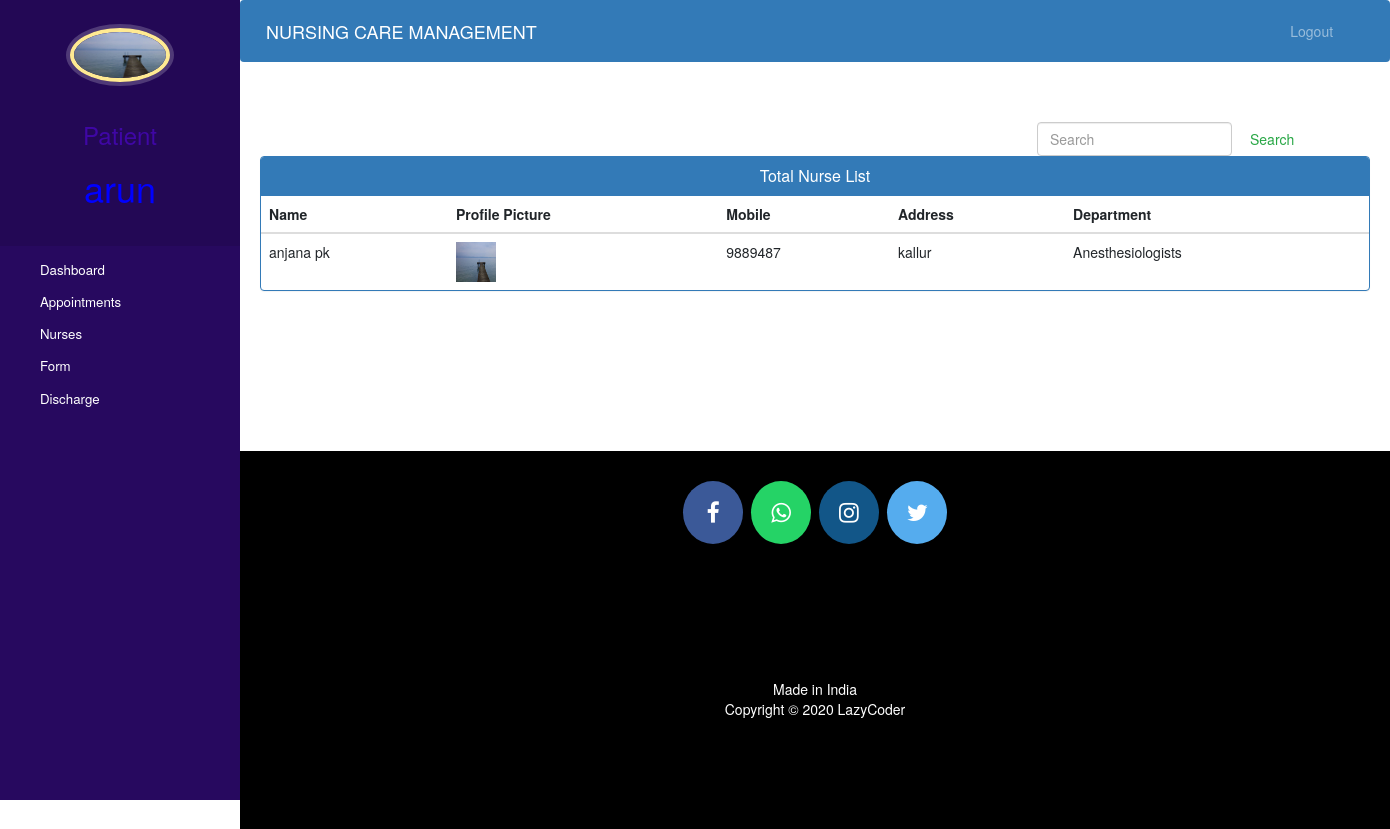
Screenshot of /patient-view-doctor (signed in) with the database file from the repository.
### hospital/models.py (models this page shows, shortened)
class Patient(models.Model):
    user=models.OneToOneField(User,on_delete=models.CASCADE)
    profile_pic= models.ImageField(upload_to='profile_pic/PatientProfilePic/',null=True,blank=True)
    address = models.CharField(max_length=40)
    mobile = models.CharField(max_length=20,null=True)
    symptoms = models.CharField(max_length=100,null=False)
    assignedDoctorId = models.PositiveIntegerField(null=True)
    admitDate=models.DateField(auto_now=True)
    status=models.BooleanField(default=False)

class Doctor(models.Model):
    user=models.OneToOneField(User,on_delete=models.CASCADE)
    profile_pic= models.ImageField(upload_to='profile_pic/DoctorProfilePic/',null=True,blank=True)
    address = models.CharField(max_length=40)
    mobile = models.CharField(max_length=20,null=True)
    department= models.CharField(max_length=50,choices=departments,default='Cardiologist')
    status=models.BooleanField(default=False)
    @property
    def get_name(self):
        return self.user.first_name+" "+self.user.last_name

### hospital/views.py (the view)
# urls.py: path('patient-view-doctor', views.patient_view_doctor_view,name='patient-view-doctor'),
def patient_view_doctor_view(request):
    doctors=models.Doctor.objects.all().filter(status=True)
    patient=models.Patient.objects.get(user_id=request.user.id) #for profile picture of patient in sidebar
    return render(request,'hospital/patient_view_doctor.html',{'patient':patient,'doctors':doctors})

### templates/hospital/patient_view_doctor.html (shortened to what this page needs)
{% extends 'hospital/patient_base.html' %}
{% block content %}
{%load static%}
<head>
  <link href="//netdna.bootstrapcdn.com/bootstrap/3.0.0/css/bootstrap.min.css" rel="stylesheet" id="bootstrap-css">
</head>
<div class="container">
    <form  action="/searchdoctor" method="get" style="margin-left:70%;" class="form-inline my-2 my-lg-0">
      <input class="form-control mr-sm-2" type="search" placeholder="Search" name="query" id="query" aria-label="Search">
      <button class="btn btn-outline-success my-2 my-sm-0" type="submit">Search</button>
    </form>
  {% if doctors %}
  <div class="panel panel-primary">
    <div class="panel-heading">
      <h6 class="panel-title"> Total Nurse List</h6>
    </div>
    <table class="table table-hover" id="dev-table">
        <thead>
          <tr>
            <th>Name</th>
            <th>Profile Picture</th>
            <th>Mobile</th>
            <th>Address</th>
            <th>Department</th>
          </tr>
        </thead>
        {% for d in doctors %}
        <tr>
          <td> {{d.get_name}}</td>
          <td> <img src="{% static d.profile_pic.url %}" alt="Profile Pic" height="40px" width="40px" /></td>
          <td>{{d.mobile}}</td>
          <td>{{d.address}}</td>
          <td>{{d.department}}</td>
        </tr>
        {% endfor %}
      </table>
  </div>
  {%else%}
  <br><br><br>
  <h4 style="text-align: center;color: red;">No Nurse Found !!!</h4>
  {% endif %}
</div>
{% endblock content %}

### templates/hospital/patient_base.html (shortened to what this page needs)
<!DOCTYPE html>
{% load static %}
<html lang="en">
<head>
  <link rel="stylesheet" href="https://stackpath.bootstrapcdn.com/bootstrap/4.3.1/css/bootstrap.min.css">
  <link rel="stylesheet" href="https://maxcdn.bootstrapcdn.com/font-awesome/4.7.0/css/font-awesome.min.css">
</head>
<body>
  <nav class="menu" tabindex="0">
    <header class="avatar">
      <img src="{% static patient.profile_pic.url %}" alt="Profile Pic" />
      <br><br>
      <h3 style="color:rgb(63, 7, 165);">Patient</h3>
      <h1 style="color:blue;"> {{request.user.first_name}}</h1>
    </header>
    <ul>
      <li tabindex="0" class="icon-dashboard"> <a style="color:white; text-decoration:none;" href="/patient-dashboard"><span>Dashboard</span></a> </li>
      <li tabindex="0" class="icon-calendar"> <a style="color:white; text-decoration:none;" href="/patient-appointment"><span>Appointments</span></a></li>
      <li tabindex="0" class="icon-users"> <a style="color:white; text-decoration:none;" href="/patient-view-doctor"><span>Nurses</span></a></li>
      <li tabindex="0" class="icon-users"> <a style="color:white; text-decoration:none;" href="/patient-form"><span>Form</span></a></li>
      <li tabindex="0" class="icon-users"> <a style="color:white; text-decoration:none;" href="/patient-discharge"><span>Discharge</span></a></li>
    </ul>
  </nav>
  <main>
    <div class="bs-example">
      <nav class="navbar navbar-expand-md  navbar-dark fixed-top" style="background:#337AB7;">
        <a href="/patient-dashboard" class="navbar-brand">NURSING CARE MANAGEMENT</a>
        <div class="collapse navbar-collapse justify-content-between" id="navbarCollapse">
          <div class="navbar-nav" style=" margin-left: 90%;">
            <a href="/logout" class="nav-item nav-link">Logout</a>
          </div>
        </div>
      </nav>
    </div>
    <br><br>
    {% block content %}
    {% endblock content %}
    <br><br><br><br><br><br><br>
    <footer>
      <p>
        <a id="ftr" href="https://facebook.com/sumit.luv/" class="fa fa-facebook"></a>
        <a id="ftr" href="https://api.whatsapp.com/send?phone=919572181024&text=Hello%20Sumit.%0d%0aHow%20are%20you%20%3f%0d%0aI%20came%20from%20your%20website.&source=&data=#" class="fa fa-whatsapp"></a>
        <a id="ftr" href="https://instagram.com/sumit.luv" class="fa fa-instagram"></a>
        <a id="ftr" href="https://twitter.com/sumitkumar1503" class="fa fa-twitter"></a>
      </p>
      <br>
      <div class="container">
        <div class="row">
          <div class="col-md-12 col-sm-12">
            <div style="color:#ffffff;" class="wow fadeInUp footer-copyright">
              <p>Made in India <br>
                Copyright &copy; 2020 LazyCoder </p>
            </div>
          </div>
        </div>
      </div>
    </footer>
  </main>
</body>
</html>

### templates/hospital/patient_base.html (style rules this page uses)
a:link { text-decoration: none; }
a { color: white; }
footer { padding: 0px 0px 0px 0px; background-color: black; margin: 0px; }
#ftr { padding: 20px; }
.fa { font-size: 23px; width: 60px; text-align: center; text-decoration: none; margin: 5px 2px; border-radius: 50%; }
.fa-facebook { background: #3B5998; color: white; margin-top: 30px; }
.fa-whatsapp { background: #25d366; color: white; }
.fa-twitter { background: #55ACEE; color: white; }
.fa-instagram { background: #125688; color: white; }
p { text-align: center; }
body { padding-left: 240px; }
main { position: relative; height: 100vh; }
.menu { background: #27095f; height: 100vh; width: 240px; position: fixed; top: 0px; left: 0; z-index: 5; outline: none; }
.menu .avatar { background: rgba(0, 0, 0, 0.1); padding: 2em 0.5em; text-align: center; }
.menu .avatar img { width: 100px; border-radius: 50%; overflow: hidden; border: 4px solid #ffea92; box-shadow: 0 0 0 4px rgba(255, 255, 255, 0.2); }
.menu ul { list-style: none; padding: 0.5em 0; margin: 0; }
.menu ul li { padding: 0.5em 1em 0.5em 3em; font-size: 0.95em; font-weight: regular; background-repeat: no-repeat; background-position: left 15px center; background-size: auto 20px; transition: all 0.15s linear; cursor: pointer; }
.menu ul li.icon-dashboard { background-image: url("http://www.entypo.com/images//gauge.svg"); }
.menu ul li.icon-users { background-image: url("http://www.entypo.com/images//users.svg"); }
.menu ul li.icon-calendar { background-image: url("http://www.entypo.com/images//calendar.svg"); }

### templates/hospital/patient_view_doctor.html (style rules this page uses)
a:link { text-decoration: none; }
h6 { text-align: center; }
.row { margin: 100px; }

### rows the page displays
Patient: profile_pic (picture)
Doctor: get_name "anjana pk", profile_pic (picture), mobile "9889487", address "kallur", department "Anesthesiologists"
